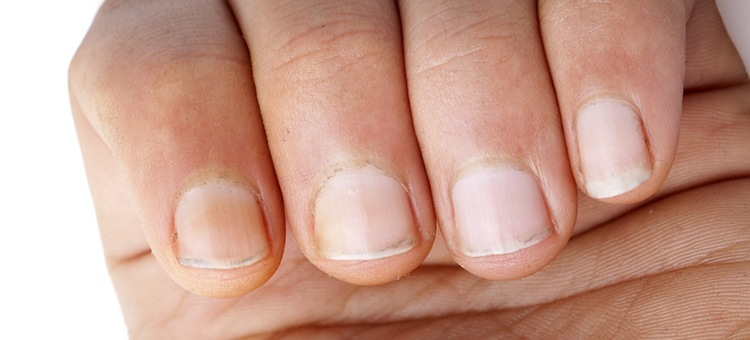
#> input picture python/l7/archive/images/09aefeec-e05f-11e8-87a6-0242ac1c0002.jpg, 750 x 340 px, found by its file name; its folder holds only this picture in this run
$ python task7.py
#> lines starting #> are read from the running program, lines starting #| are printed output that depends on the picture
import cv2
import numpy as np
import os
import matplotlib.pyplot as plt


path = '/home/ezhsluny/Documents/python/l7/archive/'
tree = os.walk('/home/ezhsluny/Documents/python/l7/archive/images')
for f in tree:
    if f[-1]:
        images_files = f[-1]
        break

tree = os.walk('/home/ezhsluny/Documents/python/l7/archive/labels')
for f in tree:
    if f[-1]:
        masks_files = f[-1]
        break


def generator(images_files, list_len):
    i = 0
    new_list_images = []
    new_list_images = np.random.choice(images_files, list_len)
    images = []
    masks = []

    while i < list_len:
        image = cv2.imread(path + 'images/' + new_list_images[i])
        mask = cv2.imread(path + 'labels/' + new_list_images[i])
        images.append(image)
        masks.append(mask)

        i += 1

    yield images, masks


def turn_on_random_angle(image, mask):
    angle = int(np.random.random_integers(-360, 360, 1))
    heigh, width = image.shape[:2]
    heigh_center = round(heigh/2)
    width_center = round(width/2)

    rot_mat = cv2.getRotationMatrix2D((width_center, heigh_center), angle, 1.0)
    r_image =  cv2.warpAffine(image, rot_mat, (width, heigh), flags=cv2.INTER_LINEAR)
    r_mask = cv2.warpAffine(mask, rot_mat, (width, heigh), flags=cv2.INTER_LINEAR)

    return r_image, r_mask


def flip(image, mask):
    axis = int(np.random.random_integers(-1, 1, 1))

    result_i = cv2.flip(image, axis)
    result_m = cv2.flip(mask, axis)

    return result_i, result_m


def crop_part(image, mask):
    np.random.seed(43)
    heigh, width = image.shape[:2]
    bbox = np.random.randint(0, min(heigh, width), size=4)

    result_i = image[bbox[1]:bbox[1]+bbox[3], bbox[0]:bbox[0]+bbox[2]]
    result_m = mask[bbox[1]:bbox[1]+bbox[3], bbox[0]:bbox[0]+bbox[2]]

    return result_i, result_m


def blur(image, mask):
    blur_kernel = (int(np.random.random_integers(1, 5, 1)*2 + 1), \
                   int(np.random.random_integers(1, 5, 1)*2 + 1))
    blured_i = cv2.GaussianBlur(image, blur_kernel, 3)
    blured_m = cv2.GaussianBlur(mask, blur_kernel, 3)

    return blured_i, blured_m


n = 10
generator = generator(images_files, n)

cv2.namedWindow('image')
cv2.namedWindow('mask')

for images, masks in generator:
    for i in range(n):
        op_idx = np.random.random_integers(0, 3, 1)
        if op_idx == 0:
            image, mask = turn_on_random_angle(images[i], masks[i])
            cv2.putText(image, "rotation", (10, 40), cv2.FONT_HERSHEY_SIMPLEX, 1, (0, 255, 0), 2)
        elif op_idx == 1:
            image, mask = flip(images[i], masks[i])
            cv2.putText(image, "flip", (10, 40), cv2.FONT_HERSHEY_SIMPLEX, 1, (0, 255, 0), 2)
        elif op_idx == 2:
            image, mask = crop_part(images[i], masks[i])
            cv2.putText(image, "crop", (10, 40), cv2.FONT_HERSHEY_SIMPLEX, 1, (0, 255, 0), 2)
        elif op_idx == 3:
            image, mask = blur(images[i], masks[i])
            cv2.putText(image, "blur", (10, 40), cv2.FONT_HERSHEY_SIMPLEX, 1, (0, 255, 0), 2)

        cv2.imshow('image', image)
        cv2.imshow('mask', mask)

        key = cv2.waitKey(0)
        if key == 27:
            cv2.destroyAllWindows()
            break

    if key == 27:
        break
#> this loop made 1 pass; (key Esc is pressed on pass 1)
#> pass 1, in turn_on_random_angle, `r_image =  cv2.warpAffine(image, rot_mat, (width, heigh), flags=cv2.IN..`:
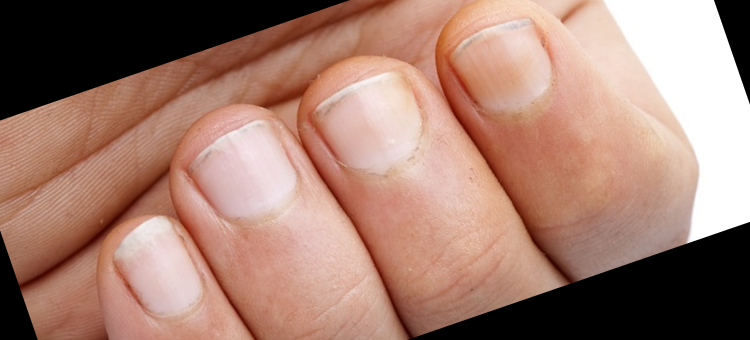
#> r_image: shape (340, 750, 3); mean B, G, R 112.6, 126.7, 164.3
#> pass 1, `cv2.imshow('image', image)`:
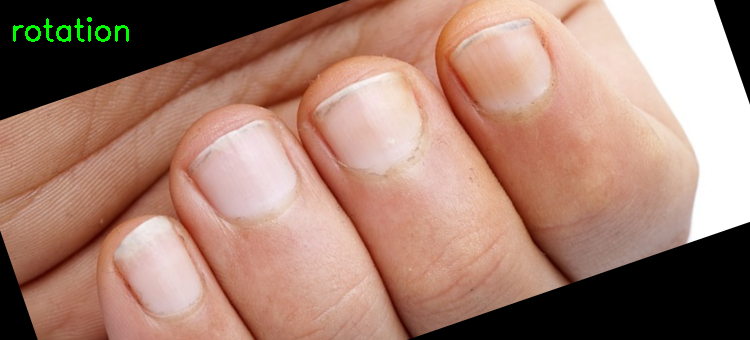
#> window 'image': shape (340, 750, 3); mean B, G, R 112.6, 127.5, 164.3


cv2.destroyAllWindows();

$ run again, on python/l7/archive/images/34404E67-4BB8-432E-863E-C1BEF5EB37E0.jpg
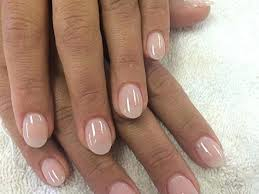
#> input picture python/l7/archive/images/34404E67-4BB8-432E-863E-C1BEF5EB37E0.jpg, 259 x 194 px, found by its file name
#> the loop `for images, masks in generator:` made 1 pass; (key Esc is pressed on pass 1)
#> pass 1, in turn_on_random_angle, `r_image =  cv2.warpAffine(image, rot_mat, (width, heigh), flags=cv2.IN..`:
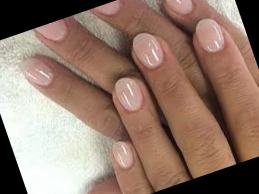
#> r_image: shape (194, 259, 3); mean B, G, R 106.8, 121.1, 146.6
#> pass 1, `cv2.imshow('image', image)`:
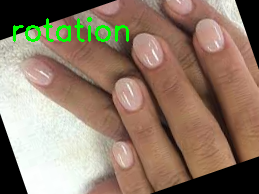
#> window 'image': shape (194, 259, 3); mean B, G, R 105.2, 123.5, 144.4

$ run again, on python/l7/archive/images/3493127D-7B19-4E50-94AE-2401BD2A91C8.jpg
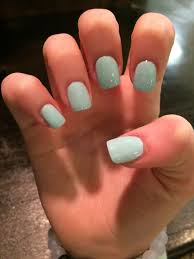
#> input picture python/l7/archive/images/3493127D-7B19-4E50-94AE-2401BD2A91C8.jpg, 194 x 259 px, found by its file name
#> the loop `for images, masks in generator:` made 1 pass; (key Esc is pressed on pass 1)
#> pass 1, in turn_on_random_angle, `r_image =  cv2.warpAffine(image, rot_mat, (width, heigh), flags=cv2.IN..`:
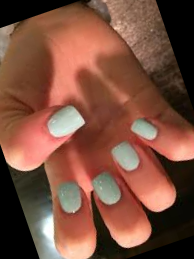
#> r_image: shape (259, 194, 3); mean B, G, R 61.9, 78.8, 123.3
#> pass 1, `cv2.imshow('image', image)`:
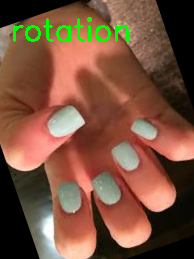
#> window 'image': shape (259, 194, 3); mean B, G, R 60.6, 81.3, 120.5

$ run again, on python/l7/archive/images/41d83dbb-7c39-4d91-979e-eec5ff71b265.jpg
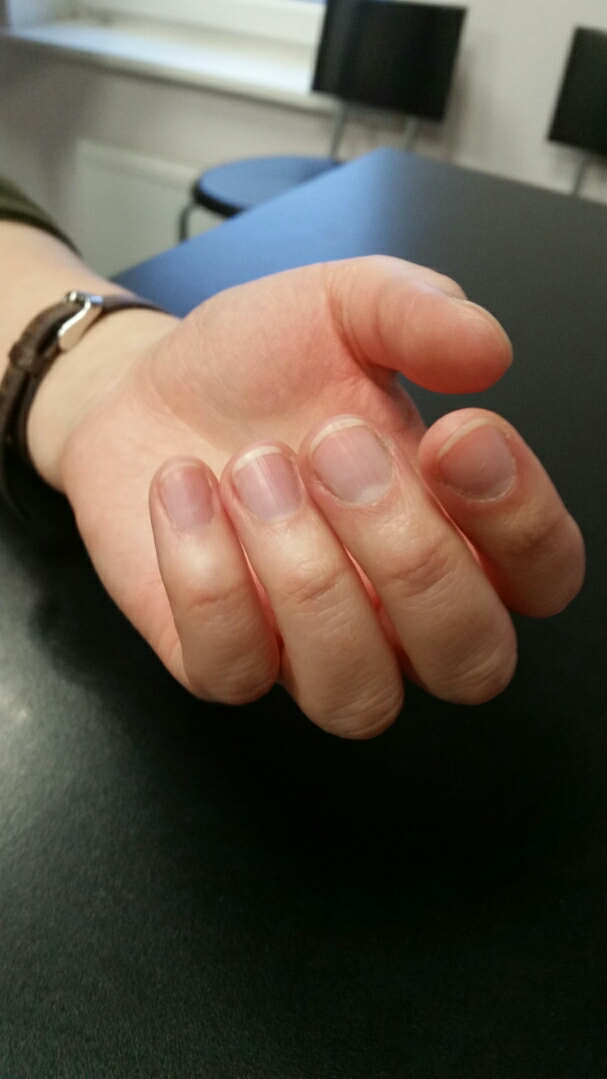
#> input picture python/l7/archive/images/41d83dbb-7c39-4d91-979e-eec5ff71b265.jpg, 607 x 1079 px, found by its file name
#> the loop `for images, masks in generator:` made 1 pass; (key Esc is pressed on pass 1)
#> pass 1, in turn_on_random_angle, `r_image =  cv2.warpAffine(image, rot_mat, (width, heigh), flags=cv2.IN..`:
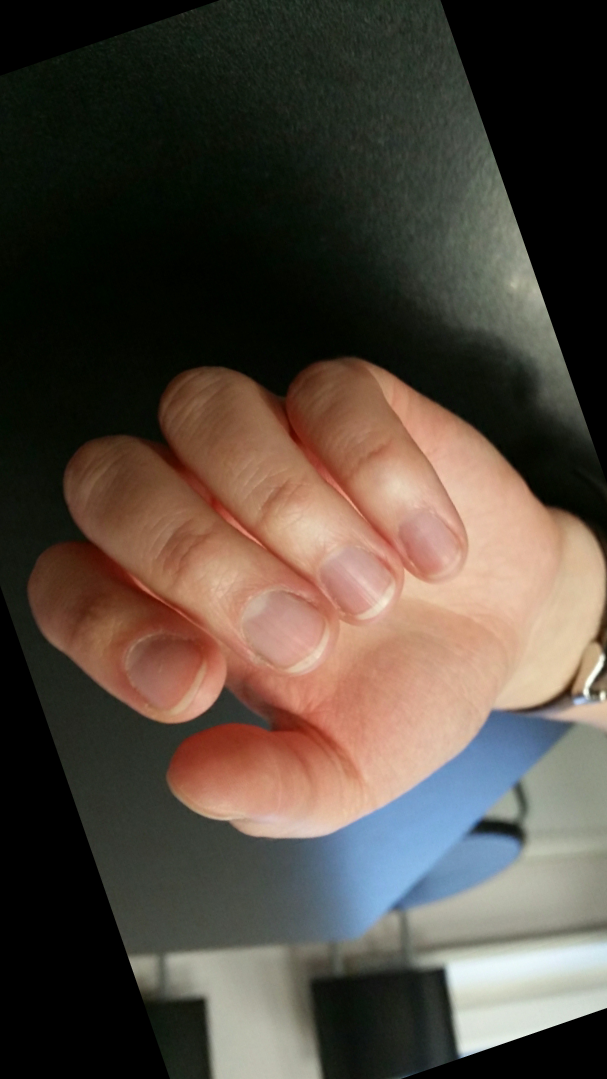
#> r_image: shape (1079, 607, 3); mean B, G, R 62.6, 72.6, 82.9
#> pass 1, `cv2.imshow('image', image)`:
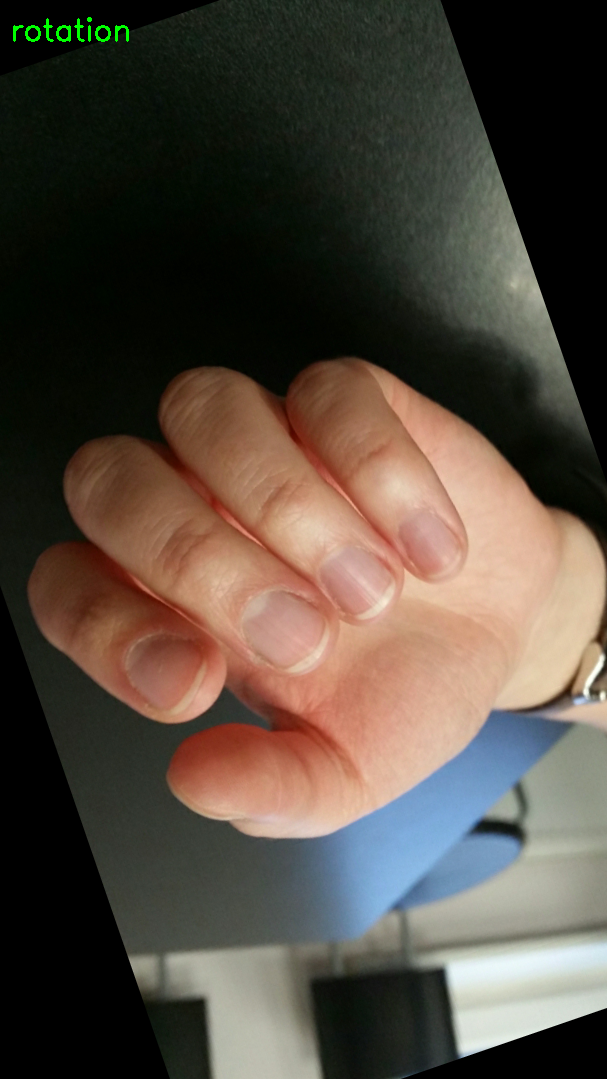
#> window 'image': shape (1079, 607, 3); mean B, G, R 62.6, 72.9, 82.9

$ run again, on python/l7/archive/images/1eecab90-1a92-43a7-b952-0204384e1fae.jpg
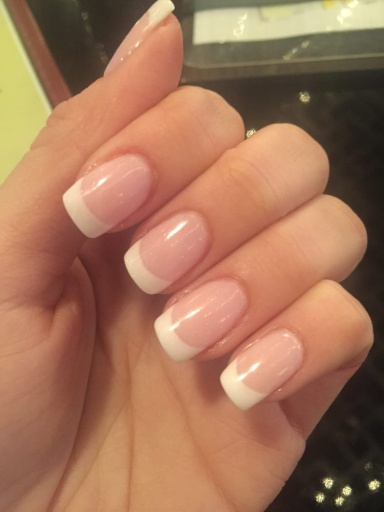
#> input picture python/l7/archive/images/1eecab90-1a92-43a7-b952-0204384e1fae.jpg, 384 x 512 px, found by its file name
#> the loop `for images, masks in generator:` made 1 pass; (key Esc is pressed on pass 1)
#> pass 1, in turn_on_random_angle, `r_image =  cv2.warpAffine(image, rot_mat, (width, heigh), flags=cv2.IN..`:
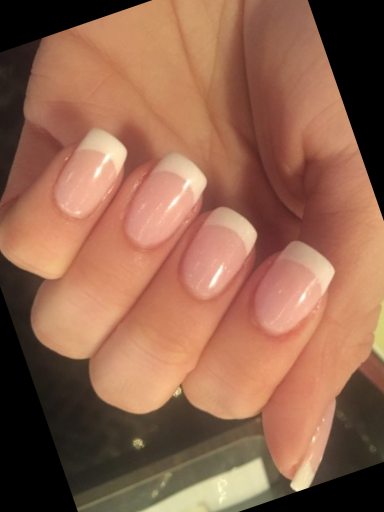
#> r_image: shape (512, 384, 3); mean B, G, R 78.3, 101.1, 146.3
#> pass 1, `cv2.imshow('image', image)`:
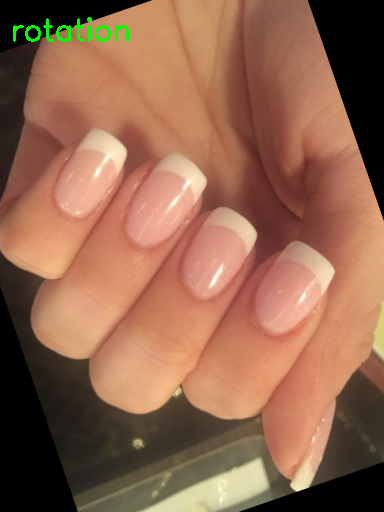
#> window 'image': shape (512, 384, 3); mean B, G, R 78.1, 101.9, 145.9
